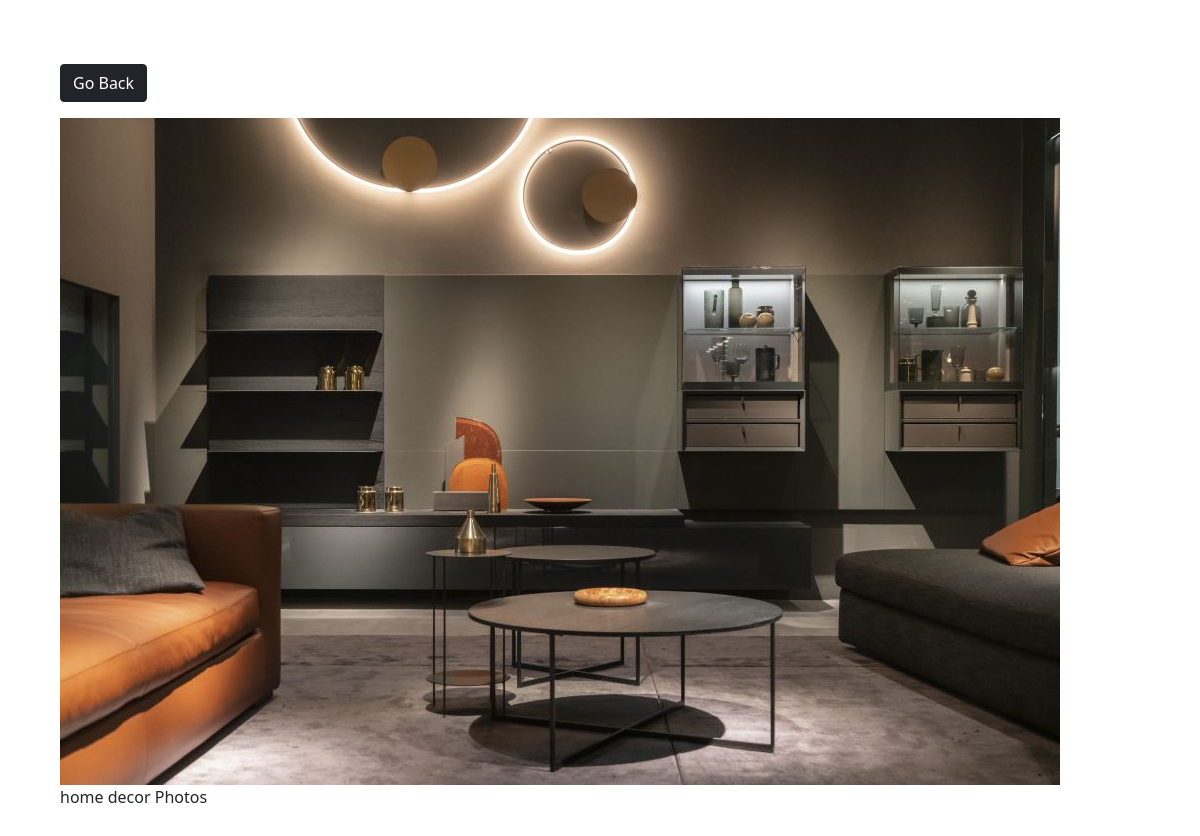
Page /photos/8/ on the committed database.
### photos/models.py (models this page shows, shortened)
class Photo(models.Model):
    category=models.ForeignKey(Category, on_delete=models.SET_NULL, null=True , blank=True)
    image=models.ImageField(null=False,blank=False)
    description=models.TextField()

### photos/views.py (the view)
# urls.py: path('photos/<str:pk>/', viewPhoto, name='photo'),
def viewPhoto(request,pk):
    photo=Photo.objects.get(id=pk)
    return render(request,'photos/photo.html',{'photo':photo})

### photos/templates/photos/photo.html (shortened to what this page needs)
<!DOCTYPE html>
<html lang="en">
<head>
    <link href="https://cdn.jsdelivr.net/npm/bootstrap@5.1.3/dist/css/bootstrap.min.css" rel="stylesheet"
>
</head>
<body class="m-5">
<div class="container">
    <div class="row justify-content-center">
        <div class="col">
            <a  href="{% url 'gallery' %}" class="btn btn-dark my-3">Go Back</a>
            <div style="height: 90vh;">
                <img style="max-width: 100% max-height: 100%;" src="{{ photo.image.url }}">
                <p> {{ photo.description }} </p>
            </div>
        </div>
    </div>
</div>
</body>
</html>

### rows in the picture
Photo: image (picture), description "home decor Photos"
